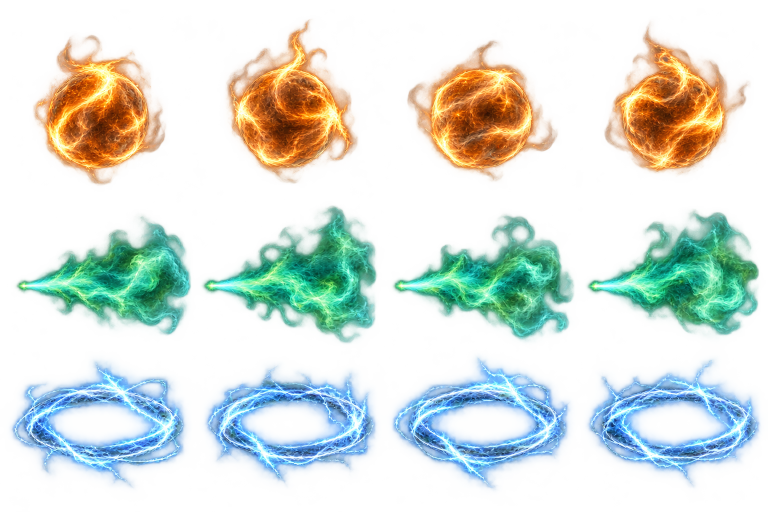
#> input picture assets/source/dragon-signature-effects.png, 1536 x 1024 px (shown at 1/2 size)
$ python build_dragon_personality_effects.py
#> lines starting #> are read from the running program, lines starting #| are printed output that depends on the picture; after the words box and inside, x2 and y2 are one past the last pixel; in counts of white or black regions, pixels touching at a corner belong together
#> in build, `atlas=Image.new('RGBA',(4*w,math.ceil(count/4)*h))`: atlas: PIL image 384x864 RGBA; every value is 0
### app/behavior_art.py
"""Painted gestures and reversible posture transitions for each illustrated pet."""

SIGNATURES = {
    "bunny": ("wash_face", "sniff", "hind_stretch"),
    "mookrata": ("wag_tail", "sniff_ground", "play_bow"),
    "kitten": ("groom", "knead", "watch_tail"),
    "bibi": ("preen", "wing_stretch", "one_leg"),
    "dragon": ("hug_tail", "hiccup", "wing_blanket"),
}
EXTRA_CLIPS = {
    character: {name: tuple(f"extra_{name}_{i:02d}" for i in range(length))
                for name, length in [("wake_stretch", 25),
                                     *[(name, 20) for name in signatures],
                                     ("travel_ready", 25)]}
    for character, signatures in SIGNATURES.items()
}
EXTRA_CLIPS["dragon"]["hiccup"] = tuple(f"extra_hiccup_{i:02d}" for i in range(25))
for name, length in (("threat", 30), ("roar", 30), ("storm_hover", 140), ("wing_gust", 60), ("belly_smoke", 120), ("roll_enter", 15), ("roll_loop", 90), ("roll_exit", 15), ("fury", 180), ("ground_ready", 25), ("ground_walk", 40), ("run", 40), ("ignition_reaction", 40)):
    EXTRA_CLIPS["dragon"][name] = tuple(f"extra_{name}_{i:02d}" for i in range(length))
from app.dragon_personality import NEW_ACTIVITIES, PERCH_CLIPS
for name in (*NEW_ACTIVITIES, *PERCH_CLIPS):
    EXTRA_CLIPS['dragon'][name] = tuple(f'extra_{name}_{i:02d}' for i in range(40))
EXTRA_POSES = {character: tuple(pose for clip in clips.values() for pose in clip)
               for character, clips in EXTRA_CLIPS.items()}


# [17 lines left out: functions gesture_pose, posture, not called in this run]


class PostureTransition:
    """Join activities through painted body poses; never move while turning."""
    # [22 lines left out: functions __init__, connect, not called in this run]

    @property
    def active(self):
        return bool(self.queue)

    # [14 lines left out: functions step, pose, not called in this run]

### scripts/build_behavior_atlases.py
"""Append painted gestures and transitions; preserve the existing base frames.

Artwork baking only: Pillow, numpy, OpenCV. Runtime still uses only Tk.
"""

from pathlib import Path
import math
import sys

import cv2
import numpy as np
from PIL import Image, ImageOps

ROOT = Path(__file__).resolve().parents[1]
sys.path.insert(0, str(ROOT))
from app.behavior_art import EXTRA_CLIPS
from app.animation_clips import ALL_POSES
from app.dragon_animation import DRAGON_POSES, DRAGON_CLIPS
from build_pet_atlases import CELL, inbetweens, isolate

NAMES = {"bunny": "booboo", "mookrata": "moo-krata", "kitten": "kitten", "bibi": "bibi", "dragon": "dragon"}


def extract(source, count=25, columns=5):
#> called with count = 12, columns = 4
    sheet = Image.open(source).convert("RGBA")
#> sheet is the input picture: PIL image 1536x1024 RGBA; mean R, G, B, A 98.9, 121.5, 110.4, 74.7
    rgba = np.asarray(sheet).copy()
    core = cv2.morphologyEx(np.uint8(rgba[:, :, 3] > 180), cv2.MORPH_OPEN,
                           np.ones((5, 5), np.uint8))
#> core: shape (1024, 1536); values 0 (black) and 1 (white), 25.6% white; 28 white regions, largest, box (x1, y1, x2, y2) and area: (411, 426, 751, 664) 36983, (1180, 431, 1515, 667) 36274, (459, 63, 703, 340) 36213
    _, labels, stats, centers = cv2.connectedComponentsWithStats(core, 8)
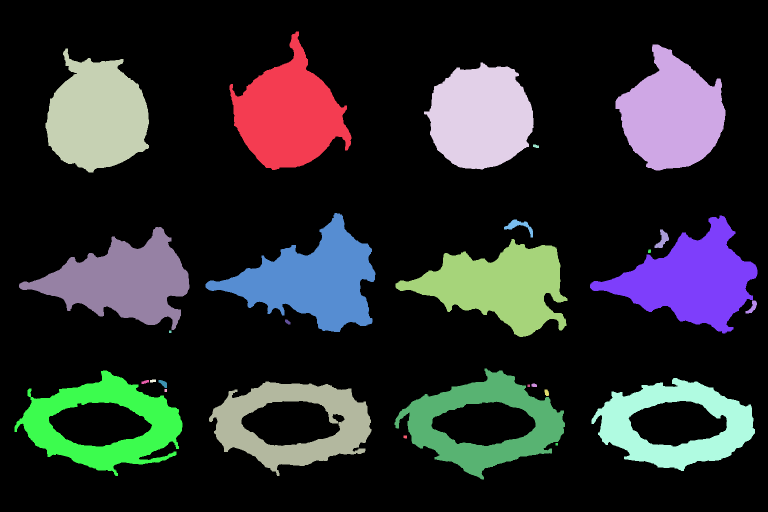
#> labels: shape (1024, 1536) int32 (shown at 1/2 size); 29 distinct labels, from 0 to 28; one colour per label, 0 black
#> stats = 29 rows, first 6: [0, 0, 1536, 1024, 1170646], [459, 63, 244, 277, 36213], [1231, 89, 220, 252, 35454], [91, 97, 207, 248, 35476], [848, 125, 219, 214, 34648], [1066, 289, 12, 7, 65]; centers = 29 pairs, first value 194 to 1504.2, second value 228.5 to 888
    bodies = list(np.argsort(stats[1:, cv2.CC_STAT_AREA])[-count:] + 1)
#> bodies = [18, 22, 17, 16, 9, 11, 4, 2, 3, 1, 7, 6]
    if len(bodies) != count or min(stats[i, cv2.CC_STAT_AREA] for i in bodies) < 1000:
        raise ValueError(f"Expected {count} complete subjects: {source}")
    bodies.sort(key=lambda i: centers[i, 1])
    ordered = []
    for row in range(count // columns):
        ordered.extend(sorted(bodies[row*columns:(row+1)*columns], key=lambda i: centers[i, 0]))
#> after the loop, ordered = [3, 1, 4, 2, 9, 6, 11, 7, 17, 22, 16, 18]
    result = []
    for body in ordered:
        mask = cv2.dilate(np.uint8(labels == body), np.ones((7, 7), np.uint8))
        subject = rgba.copy()
        subject[mask == 0] = 0
        clean = isolate(Image.fromarray(subject))
        bounds = clean.getchannel("A").getbbox()
        if not bounds or min(bounds[0], bounds[1], sheet.width-bounds[2], sheet.height-bounds[3]) < 2:
            raise ValueError(f"Clipped source body: {source}, {body}")
        result.append(clean.crop(bounds))
#> this loop made 12 passes
#> (body, count in isolate, stats in isolate, component in isolate, bounds) on passes 1, 3, 4, 5, 12: (3, 2, [[0, 0, 1536, 1024, 1538218], [91, 102, 206, 242, 34646]], 1, (89, 100, 299, 346)), (4, 2, [[0, 0, 1536, 1024, 1538950], [857, 127, 210, 211, 33914]], 1, (855, 125, 1069, 340)), (2, 2, [[0, 0, 1536, 1024, 1538151], [1232, 90, 218, 251, 34713]], 1, (1230, 88, 1452, 343)), (9, 2, [[0, 0, 1536, 1024, 1539494], [38, 457, 340, 203, 33370]], 1, (36, 455, 380, 662)), (18, 2, [[0, 0, 1536, 1024, 1546580], [1183, 758, 326, 184, 26284]], 1, (1181, 756, 1511, 944))
#> (body, count in isolate, component in isolate, bounds) on passes 7, 9, 10, 11: (11, 3, 2, (789, 487, 1134, 675)), (17, 4, 1, (27, 740, 366, 943)), (22, 6, 1, (417, 763, 742, 950)), (16, 6, 2, (789, 740, 1128, 960))
#> pass 1, in isolate, `core = np.uint8(alpha > 200)`:
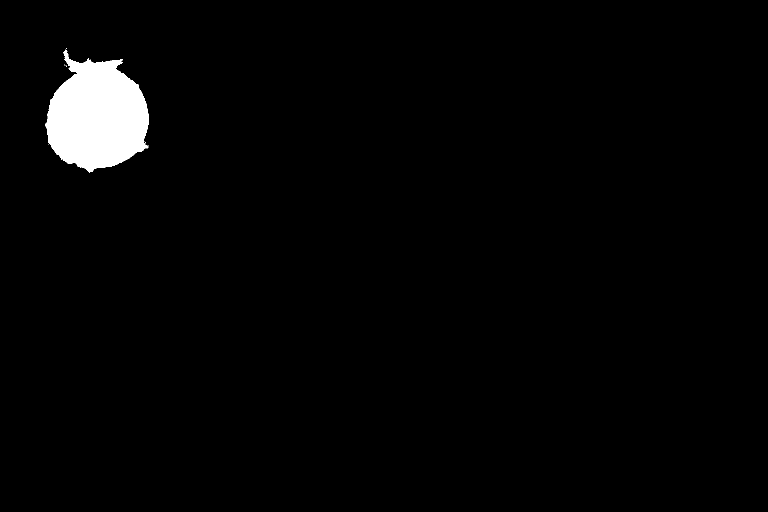
#> core: shape (1024, 1536) (shown at 1/2 size); values 0 (black) and 1 (white), 2.2% white; 5 white regions (4 under 20 px), largest, box (x1, y1, x2, y2) and area: (91, 99, 297, 345) 34752
#> after the loop:
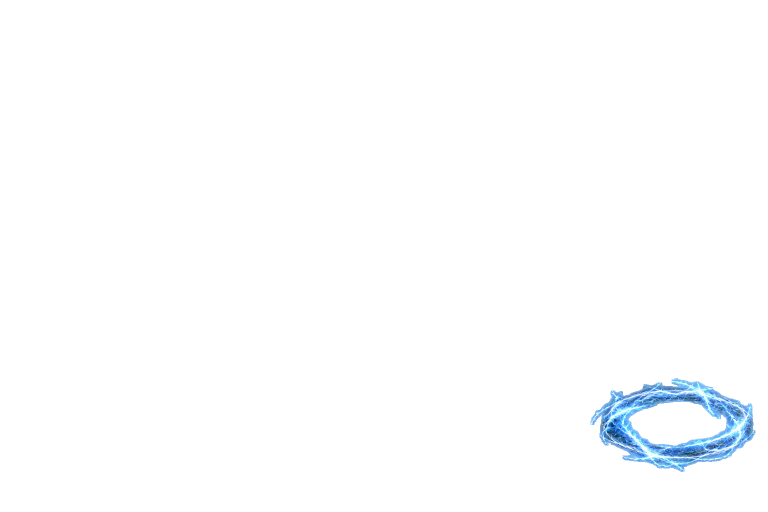
#> clean: PIL image 1536x1024 RGBA (shown at 1/2 size); mean R, G, B, A 2.1, 3.3, 4.3, 4.5; transparent parts drawn white
#> after the loop, result = 12 items
    return result


def frame_at(atlas, index):
    return atlas.crop((index % 5*CELL, index//5*CELL,
                       (index%5+1)*CELL, (index//5+1)*CELL))


# [137 lines left out: functions tween_path, normalize_row, save, build, not called in this run]


# [3 lines that do not run on import are left out]

### scripts/build_pet_atlases.py
"""Bake 40 painted keyframes and 45 inbetweens into 85 runtime frames.

Artwork regeneration only: pip install Pillow numpy opencv-python.
The application and packaged builds do not need these libraries.
"""

from pathlib import Path

import cv2
import numpy as np
from PIL import Image, ImageOps

ROOT = Path(__file__).resolve().parents[1]
CELL = 160
NAMES = {"bunny": "booboo", "mookrata": "moo-krata", "bibi": "bibi", "kitten": "kitten"}
CLIPS = (("idle", 15), ("walk", 20), ("roll", 20), ("sleep", 15), ("hop", 15))


def isolate(image):
    rgba = np.asarray(image.convert("RGBA")).copy()
    alpha = rgba[:, :, 3]
    # Generated alpha sometimes includes almost-transparent mask speckles.
    # Identify the solid subject, then retain its original soft fur perimeter.
    core = np.uint8(alpha > 200)
    core = cv2.morphologyEx(core, cv2.MORPH_OPEN, np.ones((3, 3), np.uint8))
    count, labels, stats, _ = cv2.connectedComponentsWithStats(core, 8)
    if count < 2:
        raise ValueError("Missing subject")
    component = 1 + np.argmax(stats[1:, cv2.CC_STAT_AREA])
    mask = cv2.dilate(np.uint8(labels == component), np.ones((5, 5), np.uint8)) > 0
    alpha[~mask | (alpha < 48)] = 0
    # Pure mask red/yellow are not the warm pink noses or golden beaks.
    r, g, b = (rgba[:, :, i] for i in range(3))
    mask_marks = ((r > 240) & (g < 35) & (b < 35)) | ((r > 240) & (g > 235) & (b < 30))
    alpha[mask_marks] = 0
    rgba[:, :, 3] = alpha
    rgba[alpha == 0, :3] = 0
    return Image.fromarray(rgba)


# [42 lines left out: functions extract_subjects, normalize, not called in this run]


def premultiplied(image):
    value = np.asarray(image).astype(np.float32) / 255
    value[:, :, :3] *= value[:, :, 3:4]
    return value


# [79 lines left out: functions inbetweens, build, not called in this run]


# [3 lines that do not run on import are left out]

### scripts/build_dragon_stunt_effects.py
"""Independent upward rings, flame aura and individually anchored bolt trees."""
from pathlib import Path
import sys,math
import numpy as np
from PIL import Image,ImageOps,ImageDraw,ImageFilter

ROOT=Path(__file__).resolve().parents[1]
sys.path.insert(0,str(ROOT))
from app.dragon_power_geometry import bolt_paths
from build_dragon_effects import effect_keys
from build_pet_atlases import premultiplied
from build_dragon_weather import lightning_image,platform_image


def blend(a,b,t):
    pixels=premultiplied(a)*(1-t)+premultiplied(b)*t
    alpha=pixels[:,:,3:4]
    pixels[:,:,:3]=np.divide(pixels[:,:,:3],alpha,out=np.zeros_like(pixels[:,:,:3]),where=alpha>.001)
    return Image.fromarray(np.uint8(np.clip(pixels*255,0,255)))


# [51 lines left out: functions atlas, build, not called in this run]


# [4 lines that do not run on import are left out]

### scripts/build_dragon_personality_effects.py
"""Pre-render continuous elemental VFX; no image processing runs in the app."""
from pathlib import Path
import sys, math
import numpy as np
from functools import lru_cache
from PIL import Image, ImageDraw
ROOT=Path(__file__).resolve().parents[1]
sys.path.insert(0,str(ROOT))

SIZES={'ember-bubble':(96,96,36),'aurora-right':(240,160,64),'aurora-left':(240,160,64),
       'shockwave':(240,240,32)}


@lru_cache(maxsize=1)
def painted_effects():
    from build_behavior_atlases import extract
    from build_dragon_stunt_effects import blend
    cells=extract(ROOT/'assets/source/dragon-signature-effects.png',12,4)
#> cells = 12 items
    result={}
    for row,name in enumerate(('ember-bubble','aurora-right')):
        w,h,count=SIZES[name];group=cells[row*4:row*4+4]
        scale=min((w-24)/max(c.width for c in group),(h-18)/max(c.height for c in group))
        keys=[]
        for cell in group:
            image=cell.resize((round(cell.width*scale),round(cell.height*scale)),Image.Resampling.LANCZOS)
            key=Image.new('RGBA',(w,h))
            key.alpha_composite(image,(8 if name=='aurora-right' else (w-image.width)//2,(h-image.height)//2))
            keys.append(key)
        if name=='aurora-right':
            # One painted plume, anchored at its bright narrow nozzle. Moving
            # flow stays downstream; the source and first pixels never drift.
            import cv2
            original=keys[0]
            data=np.asarray(original).astype(np.float32)/255
            rx=int(np.flatnonzero(data[:,:,3].max(axis=0)>.3)[0])
            ry=int(np.argmax(data[:,rx,3]*data[:,rx,:3].sum(axis=1)))
            anchored=original.transform((w,h),Image.Transform.AFFINE,
                (1,0,rx-8,0,1,ry-80),Image.Resampling.BICUBIC)
            rgba=np.asarray(anchored).astype(np.float32)/255
            rgba[:,:,:3]*=rgba[:,:,3:4]
            yy,xx=np.mgrid[:h,:w].astype(np.float32)
            influence=np.clip((xx-24)/80,0,1)
            frames=[]
            for i in range(count):
                phase=i/(count-1)*math.tau
                dx=1.3*np.sin(yy*.08-phase)*influence
                dy=(2.2*np.sin(xx*.045-phase)+1.1*np.sin(xx*.09-phase*2))*influence
                flowed=cv2.remap(rgba,xx-dx,yy-dy,cv2.INTER_CUBIC,borderMode=cv2.BORDER_CONSTANT)
                flowed=np.clip(flowed,0,1)
                flowed[:,:,:3]/=np.maximum(flowed[:,:,3:4],.0001)
                frames.append(Image.fromarray(np.uint8(np.clip(flowed,0,1)*255)))
            frames[-1]=frames[0].copy()
            result[name]=frames
            continue
        frames=[]
        for i in range(count):
            t=i/(count-1)*4;k=min(3,int(t));amount=t-k
            image=blend(keys[k],keys[(k+1)%4],amount)
            if name=='ember-bubble':
                life=i/(count-1)
                yy,xx=np.mgrid[:h,:w];r=np.sqrt((xx-w/2)**2+(yy-h/2)**2)
                # A translucent membrane lets the desktop show through, while
                # the painted fiery surface remains bright around the rim.
                alpha=np.asarray(image.getchannel('A')).astype(float)
                alpha*=np.clip(.25+(r/(min(w,h)*.35))**2,.25,1)
                image.putalpha(Image.fromarray(np.uint8(alpha)))
                growth=.18+.82*min(1,life/.80)
                size=(max(1,round(w*growth)),max(1,round(h*growth)))
                small=image.resize(size,Image.Resampling.LANCZOS)
                expanded=Image.new('RGBA',(w,h));expanded.alpha_composite(small,((w-size[0])//2,(h-size[1])//2))
                if life>.8:
                    burst=(life-.8)/.2
                    # Irregular turbulent holes replace rigid pie slices.
                    # Surviving flame filaments spread gently and dissolve.
                    scale=1/(1+.10*burst)
                    expanded=expanded.transform((w,h),Image.Transform.AFFINE,
                                (scale,0,w/2*(1-scale),0,scale,h/2*(1-scale)),Image.Resampling.BICUBIC)
                    turbulence=(.52+.24*np.sin(xx*.21+yy*.17+burst*2)+.16*np.sin(xx*.43-yy*.31)+.08*np.sin(xx*.09-yy*.11))
                    dissolve=np.clip((turbulence-(.12+.8*burst))/.22,0,1)*(1-burst)**.6
                    mask=np.asarray(expanded.getchannel('A')).astype(float)*dissolve
                    expanded.putalpha(Image.fromarray(np.uint8(mask)))
                fade=min(1,life/.08)
                expanded.putalpha(expanded.getchannel('A').point(lambda a:round(a*fade)))
                image=expanded
            frames.append(image)
        frames[-1]=keys[0] if name!='ember-bubble' else Image.new('RGBA',(w,h))
        result[name]=frames
#> this loop made 2 passes
#> (rx, ry) on pass 2: (8, 88)
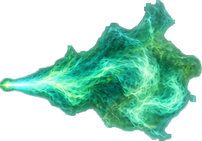
#> image: PIL image 202x141 RGBA; mean R, G, B, A 27.1, 85.3, 64.8, 114.2; transparent parts drawn white
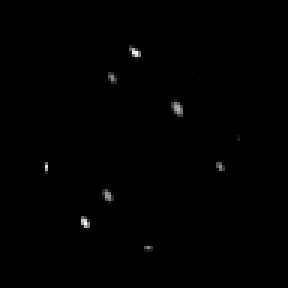
#> mask: shape (96, 96) float64 (shown 3 times larger); min 0, max 2.23e-08, mean 7.65e-11; drawn with min black and max white
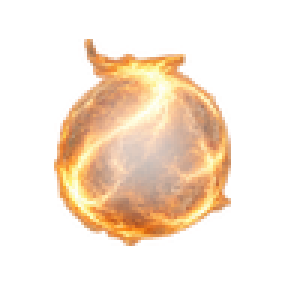
#> small: PIL image 96x96 RGBA (shown 3 times larger); mean R, G, B, A 71.5, 43.1, 16.3, 49.8; transparent parts drawn white
#> after the loop, result = 2 items
    return result


def render(name,index):
    w,h,count=SIZES[name];t=index/max(1,count-1)
    if name in {'ember-bubble','aurora-right','aurora-left'}:
        image=painted_effects()['aurora-right' if name=='aurora-left' else name][index].copy()
#> image: PIL image 96x96 RGBA
        return image.transpose(Image.Transpose.FLIP_LEFT_RIGHT) if name=='aurora-left' else image
    image=Image.new('RGBA',(w,h));d=ImageDraw.Draw(image)
    r=8+100*t;opacity=round(230*(1-t)**1.5)
    for k in range(5,0,-1):
        q=r+k;d.ellipse((120-q,120-q,120+q,120+q),outline=(105,190,255,opacity//(k+1)),width=2)
    d.ellipse((120-r,120-r,120+r,120+r),outline=(215,240,255,opacity),width=2)
    return image


def build():
    for platform in ('macos','windows'):
        base=ROOT/f'assets/runtime/dragon-{platform}'
        for name,(w,h,count) in SIZES.items():
            directory=base/'fx'/name;directory.mkdir(parents=True,exist_ok=True)
            atlas=Image.new('RGBA',(4*w,math.ceil(count/4)*h))
            for i in range(count):
                image=render(name,i)
                if platform=='windows':
                    image.putalpha(image.getchannel('A').point(lambda a:255 if a>=28 else 0))
                image.save(directory/f'{i:02d}.png',optimize=True)
                atlas.alpha_composite(image,(i%4*w,i//4*h))
            atlas.save(base/f'{name}.png',optimize=True)
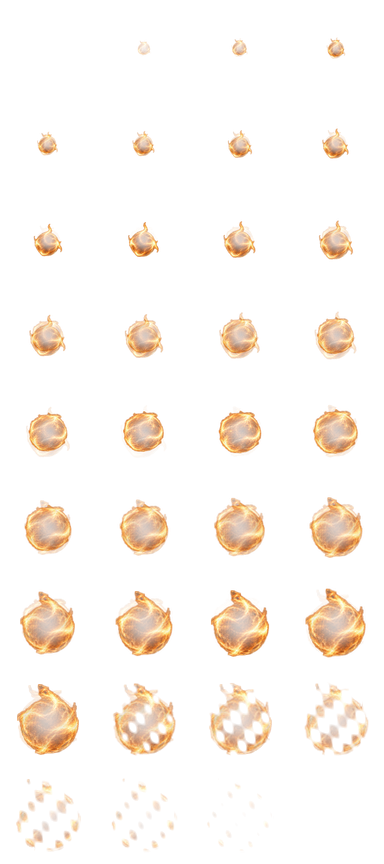
#> saved as ember-bubble.png: PIL image 384x864 RGBA; mean R, G, B, A 33.8, 20.3, 8, 18.7; transparent parts drawn white
    print('Baked ember bubbles, aurora wisps and expanding thunder shockwaves')


if __name__=='__main__':build()
